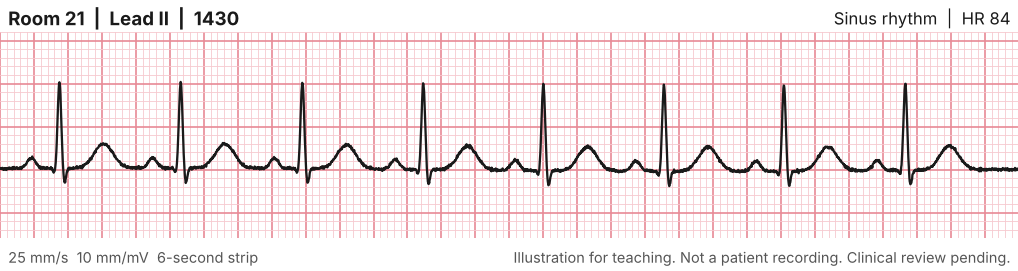
#> input picture frontend/src/modules/the-shift/shift9/assets/rm21_1430_sinus84.png, 1018 x 271 px; its folder holds only this picture in this run
$ python validate.py
#> lines starting #> are read from the running program, lines starting #| are printed output that depends on the picture
### tools/shift9-ecg/ecg_model.py
"""Signal model and measurements for the SHIFT-009 ECG illustrations.

Constructed teaching illustrations, not patient recordings. Units: seconds and millivolts.
Paper: 25 mm/s and 10 mm/mV, so 1 mm = 0.04 s horizontally and 0.1 mV vertically.

Why this file exists (remediation Part 2): the original generator placed the T wave at a fixed
0.26 s after every R peak whatever the heart rate, so every tracing had a QT of about 410 ms and
the QTc rose as the rate rose (about 485 to 515 ms by Bazett on the sinus strips). Here each
beat's QT is computed from its preceding R-R interval with the Framingham (Sagie) linear
formula, QT = QTc_target - 0.154 x (1 - RR), and the T wave is drawn so that its tangent-method
end lands exactly on that QT. Measurements below re-derive every interval from the signal itself.
"""
import numpy as np

FS = 1000  # samples per second

# Beat timing relative to the R peak (s). QRS onset is where the q wave starts; the J point is
# where the s wave returns to the ST level. These give PR about 160 ms and QRS about 80 ms.
P_PEAK, P_SD = -0.152, 0.021
Q_T, Q_SD = -0.022, 0.006
R_SD = 0.009
S_T, S_SD = 0.024, 0.007
QRS_ONSET = -0.040
J_POINT = 0.042
T_FALL_SD = 0.040   # T downslope width; the tangent at its steepest point meets baseline 2 SD past the peak
T_RISE_SD = 0.070   # T upslope is slower than the downslope, as in normal repolarization
T_RISE_POW = 3.0    # sharper-tailed upslope, so the ST segment stays flat instead of drifting into the T wave
# Model target. Measured QT runs about 20 ms shorter than the model's (onset is detected after the small q wave starts),
# so 0.425 gives measured QTc of about 0.40 s: normal, and not a teaching finding.
QTC_TARGET = 0.425


def framingham_qt(rr, qtc=QTC_TARGET):
    """QT (s) for a preceding R-R interval (s): QTc = QT + 0.154 (1 - RR)  (Sagie 1992)."""
    return qtc - 0.154 * (1.0 - rr)


def qtc_all(qt, rr):
    """QTc by four standard formulas, all in seconds."""
    return {
        'bazett': qt / np.sqrt(rr),
        'fridericia': qt / np.cbrt(rr),
        'framingham': qt + 0.154 * (1.0 - rr),
        'hodges': qt + 0.00175 * (60.0 / rr - 60.0),
    }


def g(t, mu, sd, amp):
    return amp * np.exp(-0.5 * ((t - mu) / sd) ** 2)


def sig(x):
    return 1.0 / (1.0 + np.exp(-x))


# [100 lines left out: functions beat, qt_series, render, regular_r, afib_r, fibrillatory, not called in this run]


# ---------------------------------------------------------------- measurements (signal level)

def detect_r(t, y, min_rr=0.25, frac=0.5):
    """R peaks by amplitude threshold on the high-passed signal, independent of the model's R times."""
    k = int(0.15 * FS)
    base = np.convolve(y, np.ones(k) / k, mode='same')
    hp = y - base
    thr = frac * np.percentile(hp, 99.5)
    peaks, last = [], -1e9
    for i in range(1, len(hp) - 1):
        if hp[i] > thr and hp[i] >= hp[i - 1] and hp[i] >= hp[i + 1] and t[i] - last >= min_rr:
            peaks.append(i)
            last = t[i]
    return np.array(peaks)


def measure_beat(t, y, i_r, i_next=None):
    """Intervals and levels for the beat whose R peak is at index i_r (all in s and mV)."""
    def at(sec):
        return int(round(sec * FS))
    base_win = y[i_r + at(-0.072): i_r + at(-0.052)]
    base = float(np.median(base_win))
    yy = y - base
    # QRS onset: walking back from R, the first point within 0.02 mV of baseline after the q wave.
    i = i_r
    while i > i_r + at(-0.08) and not (abs(yy[i]) < 0.02 and abs(yy[i] - yy[i - 3]) < 0.01):
        i -= 1
    onset = t[i]
    # J point: after the s trough, where the slope flattens below 1.5 mV/s.
    s_idx = i_r + int(np.argmin(yy[i_r: i_r + at(0.05)]))
    j = s_idx
    while j < i_r + at(0.09) and abs(yy[j + 2] - yy[j]) / (2 / FS) > 1.5:
        j += 1
    j_time = t[j]
    st60 = float(yy[min(len(yy) - 1, j + at(0.06))])
    # T wave: largest deflection from J+0.06 to the earlier of R+0.55 or the next QRS.
    lo = j + at(0.06)
    hi = i_r + at(0.55) if i_next is None else min(i_r + at(0.55), i_next - at(0.05))
    seg = yy[lo:hi]
    k = int(np.argmax(np.abs(seg)))
    t_peak_i = lo + k
    sign = np.sign(seg[k]) or 1.0
    # Tangent method: steepest return toward baseline after the peak, extended to the baseline.
    # If the peak sits at the end of the window (the next QRS arrives first), QT can't be measured.
    t_end = np.nan
    if hi - t_peak_i > at(0.02):
        d = np.gradient(yy[t_peak_i:hi]) * FS * sign
        m = int(np.argmin(d)) + t_peak_i
        slope = np.gradient(yy)[m] * FS
        if slope != 0 and m < hi - 2:
            t_end = t[m] - yy[m] / slope
    # P wave: largest deflection in the window before QRS onset.
    pw = yy[i_r + at(-0.26): i - at(0.01)]
    p_amp = float(pw.max()) if pw.size else 0.0
    p_on = np.nan
    if p_amp > 0.05:
        pk = i_r + at(-0.26) + int(np.argmax(pw))
        a = pk
        while a > pk - at(0.08) and yy[a] > 0.1 * p_amp:
            a -= 1
        p_on = t[a]
    return {'onset': onset, 'j': j_time, 'qrs': j_time - onset, 'st60': st60, 't_end': t_end,
            'qt': t_end - onset, 't_amp': float(seg[k]), 'p_amp': p_amp, 'pr': onset - p_on if p_amp > 0.05 else np.nan,
            'baseline': base}

### tools/shift9-ecg/validate.py
"""Measure every SHIFT-009 ECG illustration twice: from the generated signal, and from the rendered PNG.

Usage (from the repo root):
  python tools/shift9-ecg/validate.py                 # current assets -> validation-report.json/.md
  python tools/shift9-ecg/validate.py --legacy DIR    # the v0.7/v0.8 images in DIR, pixels only (before/after)

Automated measurement is a consistency check. It is not specialist ECG validation.
"""
import argparse
import hashlib
import json
import os
import sys

import numpy as np
from PIL import Image

sys.path.insert(0, os.path.dirname(__file__))
import ecg_model as em  # noqa: E402

HERE = os.path.dirname(os.path.abspath(__file__))
ROOT = os.path.abspath(os.path.join(HERE, '..', '..'))
ASSETS = os.path.join(ROOT, 'frontend', 'src', 'modules', 'the-shift', 'shift9', 'assets')


def r3(x):
    return None if x is None or (isinstance(x, float) and np.isnan(x)) else round(float(x), 3)


# ----------------------------------------------------------------------------- pixel trace extraction

def ink_mask(png):
    a = np.asarray(Image.open(png).convert('RGB')).astype(int)
    return (a[..., 0] < 110) & (a[..., 1] < 110) & (a[..., 2] < 110)


def trace(mask, box, x_range, y_range, band=None, cols=None):
    """Per-column trace from ink pixels inside the axes box. Returns time (s), centre value (mV),
    top value (mV, for R peaks) and run height (px). `band` limits rows to a mV range."""
    left, top, right, bottom = box
    px_s = (right - left) / (x_range[1] - x_range[0])
    px_mv = (bottom - top) / (y_range[1] - y_range[0])
    def row_of(mv):
        return top + (y_range[1] - mv) * px_mv
    r0, r1 = int(np.ceil(top)), int(np.floor(bottom))
    if band:
        r0, r1 = max(r0, int(row_of(band[1]))), min(r1, int(row_of(band[0])))
    c0, c1 = int(np.ceil(left)), int(np.floor(right))
    if cols:
        c0, c1 = max(c0, int(left + (cols[0] - x_range[0]) * px_s)), min(c1, int(left + (cols[1] - x_range[0]) * px_s))
    ts, mid, hi, run = [], [], [], []
    for c in range(c0, c1):
        rows = np.nonzero(mask[r0:r1, c])[0]
        if rows.size == 0:
            continue
        rows = rows + r0
        ts.append(x_range[0] + (c + 0.5 - left) / px_s)
        mid.append(y_range[1] - (np.median(rows) + 0.5 - top) / px_mv)
        hi.append(y_range[1] - (rows.min() + 0.5 - top) / px_mv)
        run.append(rows.max() - rows.min())
    return np.array(ts), np.array(mid), np.array(hi), np.array(run), px_s, px_mv


# [18 lines left out: function pixel_qt, not called in this run]


# ----------------------------------------------------------------------------- signal-level measurement

def beats_of(t, y, r_idx):
    out = []
    for k in range(1, len(r_idx) - 1):
        out.append(em.measure_beat(t, y, r_idx[k], r_idx[k + 1]))
    return out


def med(beats, key):
    vals = [b[key] for b in beats if b[key] is not None and not np.isnan(b[key])]
    return float(np.median(vals)) if vals else np.nan


def qtc_report(qt, rr):
    return {k: r3(v) for k, v in em.qtc_all(qt, rr).items()}


def p_template(t, y, r_idx, beats=None):
    """Ensemble average of the 230 to 50 ms window before each R peak. A real P wave survives
    averaging; fibrillatory waves, which aren't locked to the QRS, cancel out. Beats whose window
    would reach back into the previous T wave are left out."""
    wins = []
    ends = {r_idx[k + 1]: b['t_end'] for k, b in enumerate(beats or [])}
    for n, i in enumerate(r_idx):
        a, b = i - int(0.23 * em.FS), i - int(0.05 * em.FS)
        prev = r_idx[n - 1] if n else None
        if a < 0 or (prev is not None and (prev not in ends or np.isnan(ends[prev]) or t[a] < ends[prev] + 0.02)):
            continue
        w = y[a:b] - np.median(y[i - int(0.072 * em.FS): i - int(0.052 * em.FS)])
        wins.append(w)
    if len(wins) < 2:
        return float('nan'), float('nan'), len(wins)
    wins = np.array(wins)
    avg = wins.mean(axis=0)
    corr = np.corrcoef(wins) if len(wins) > 2 else np.ones((1, 1))
    off = corr[~np.eye(len(corr), dtype=bool)]
    return float(np.max(avg)), float(np.mean(off)) if off.size else 1.0, len(wins)


# [17 lines left out: function fwave_spectrum, not called in this run]


def strip_report(name, rec, sig, png):
    y = sig[name].astype(float) / 1e4
    t = sig[name + ':t0'][0] + np.arange(y.size) / em.FS
    rep = {'file': name, 'kind': rec['kind'], 'rhythm': rec['rhythm']}
    if rec['rhythm'].startswith('sinus under artifact'):
        clean = t < 3.3
        idx = em.detect_r(t[clean], y[clean])
        flat = y[t >= 3.35]
        rep.update({'beats_before_leads_off': int(len(idx)), 'flat_after_s': rec['leads_off_from_s'], 'flat_sd_mV': r3(flat.std()), 'flat_max_abs_mV': r3(np.abs(flat).max())})
        rr = np.diff(t[idx])
        rep['rr_before_off_s'] = [r3(v) for v in rr]
    else:
        idx = em.detect_r(t, y)
        rr = np.diff(t[idx])
        beats = beats_of(t, y, idx)
        pairs = [(b['qt'], t[idx[k + 1]] - t[idx[k]]) for k, b in enumerate(beats) if not np.isnan(b['qt'])]
        qts = [q for q, _ in pairs]
        qtc = {k: r3(np.median([em.qtc_all(q, r)[k] for q, r in pairs])) for k in ('bazett', 'fridericia', 'framingham', 'hodges')}
        rep['qt_measurable_beats'] = f'{len(pairs)} of {len(beats)}'
        p_max, p_corr, p_n = p_template(t, y, idx, beats)
        rep.update({
            'qrs_in_6s': int(np.sum((t[idx] >= 0) & (t[idx] < 6.0))), 'hr_from_rr': r3(60 / rr.mean()), 'rr_min_s': r3(rr.min()), 'rr_max_s': r3(rr.max()),
            'rr_cv': r3(rr.std() / rr.mean()), 'pr_s': r3(med(beats, 'pr')), 'qrs_s': r3(med(beats, 'qrs')), 'qt_s': r3(np.median(qts)),
            'qtc_s': qtc, 'st60_mV': r3(med(beats, 'st60')), 't_amp_mV': r3(med(beats, 't_amp')),
            'p_template_max_mV': r3(p_max), 'p_beat_to_beat_corr': r3(p_corr), 'p_template_beats': p_n,
        })
        if rec['rhythm'] == 'atrial fibrillation':
            rep['pr_s'] = None  # no P waves, so no PR interval
            close = np.abs(np.diff(rr)) / rr[:-1] < 0.04
            rep['three_similar_rr_in_a_row'] = bool(np.any(close[:-1] & close[1:]))
            rep['fwave'] = fwave_spectrum(rec['fwave_components'])
            # Residual T at each next R: the largest T-wave value under a following QRS, as a share of the T amplitude.
            r_times = np.array(rec['r_times_s'])
            qt_model, _ = em.qt_series(r_times, float(np.mean(np.diff(r_times))))
            share = []
            for k in range(len(r_times) - 1):
                tp = em.QRS_ONSET + qt_model[k] - 2 * em.T_FALL_SD
                dt = r_times[k + 1] - r_times[k] - tp
                share.append(np.exp(-0.5 * (dt / em.T_FALL_SD) ** 2) if dt > 0 else 1.0)
            rep['max_t_share_under_next_qrs'] = r3(max(share))
    # Pixel check: the PNG's ink trace against the signal.
    mask = ink_mask(png)
    ts, mid, hi, run, px_s, px_mv = trace(mask, rec['axes_px'], rec['x_range_s'], rec['y_range_mV'])
    if rec['rhythm'].startswith('sinus under artifact'):
        overlay = (ts > 3.7) & (ts < 5.4)  # LEADS OFF box sits over the trace area; its ink colour is excluded, but skip it anyway
        ts, mid, hi, run = ts[~overlay], mid[~overlay], hi[~overlay], run[~overlay]
    ref = np.interp(ts, t, y)
    smooth = run < 0.06 * px_mv  # skip steep QRS columns, where a vertical line has no single value
    rep['pixel'] = {'columns': int(ts.size), 'rms_error_mV': r3(np.sqrt(np.mean((mid[smooth] - ref[smooth]) ** 2))),
                    'px_per_mm_x': r3(px_s / 25), 'px_per_mm_y': r3(px_mv / 10)}
    if not rec['rhythm'].startswith('sinus under artifact'):
        rep['pixel'].update(pixel_qt(ts, mid, hi))
    return rep


# [87 lines left out: functions twelve_leads, twelve_report, legacy_report, not called in this run]


def main():
    ap = argparse.ArgumentParser()
    ap.add_argument('--legacy')
    ap.add_argument('--assets', default=ASSETS)
    ap.add_argument('--dir', default=HERE, help='folder with manifest.json and the signal files')
    args = ap.parse_args()
    if args.legacy:
        print(json.dumps(legacy_report(args.legacy), indent=1))
        return
    with open(os.path.join(args.dir, 'manifest.json')) as f:
#> (reads tools/shift9-ecg/manifest.json from the repository)
        manifest = json.load(f)
    sig = np.load(os.path.join(args.dir, 'strip_signals.npz'))
#> (reads tools/shift9-ecg/strip_signals.npz from the repository)
    twelve = np.load(os.path.join(args.dir, 'twelve_lead_signals.npz'))
#> (reads tools/shift9-ecg/twelve_lead_signals.npz from the repository)
    report = {'note': 'Automated consistency measurements. Not specialist ECG validation.', 'assets': {}}
    for name, rec in sorted(manifest['assets'].items()):
        png = os.path.join(args.assets, name)
        with open(png, 'rb') as f:
            sha = hashlib.sha256(f.read()).hexdigest()
        rep = strip_report(name, rec, sig, png) if rec['kind'] == 'strip' else twelve_report(name, rec, png, twelve)
#> in ink_mask, `return (a[..., 0] < 110) & (a[..., 1] < 110) & (a[..., 2] < 110)`:
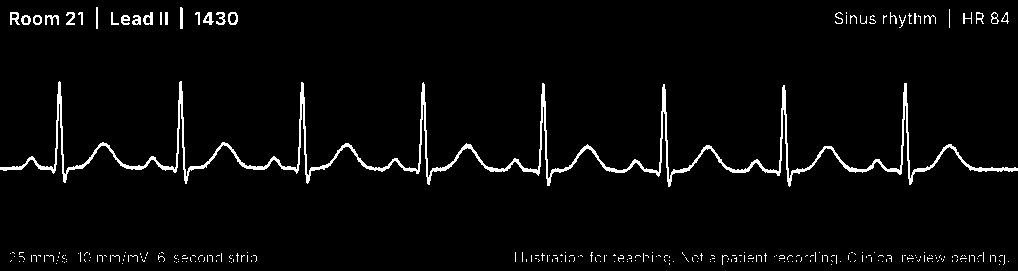
#> returned value: shape (271, 1018) bool; 3.4% white in thin lines or dots
#> the loop in trace, `for c in range(c0, c1):` made 1019 passes
#> rows on passes 1 to 3: [167, 168, 169], [167, 168, 169], [167, 168, 169]
#> after the loop in trace, `for c in range(c0, c1):`: hi = 1015 values, max 1.59 at index 57, min 0.519 at index 540, mean 1.22; mid = 1015 values, max 1.59 at index 660, min 0.501 at index 719, mean 1.16; run = 1015 values, max 152 at index 178, min 0 at index 540, mean 42.32; ts = 1015 values from 0.00147 to 3
        rep['sha256_matches_manifest'] = sha == rec['sha256']
        report['assets'][name] = rep
    with open(os.path.join(args.dir, 'validation-report.json'), 'w') as f:
        json.dump(report, f, indent=1, sort_keys=True)
    print(json.dumps(report, indent=1, sort_keys=True))


if __name__ == '__main__':
#> (the run stopped early here; a loop or call above may not have finished)
